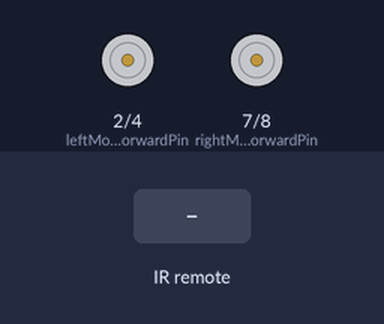
This sketch was run on a simulated Arduino Uno, built with avr-gcc and run on an emulated ATmega328P. Parts: motor-driver pin pairs drawn as motors (green arrow = first pin HIGH = forward, orange = second pin HIGH = backward, longer = more drive, scaled by the enable pin). The inputs (shaded band) are chosen by the test bench. What the sketch prints to the serial monitor is not drawn.

Above: at 1.2 s.
1.3 s: infrared code 0xFF18E7 received
At 1.7 s:
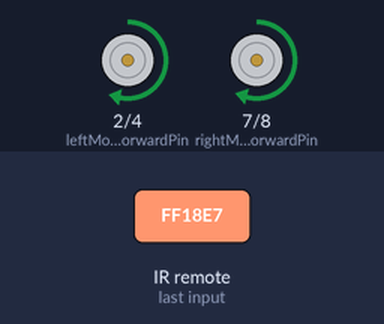
3.6 s: infrared code 0xFF10EF received
At 4.0 s:
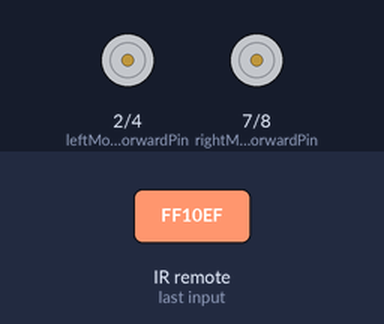
5.1 s: infrared code 0xFF5AA5 received
At 6.3 s:
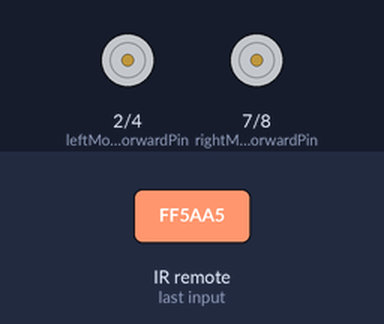
6.6 s: infrared code 0xFF4AB5 received
At 6.9 s:
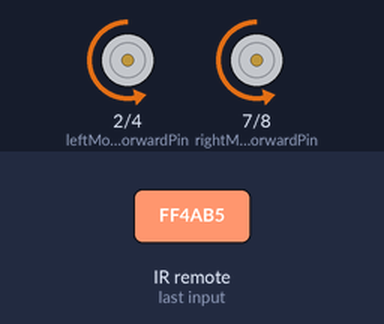
9.1 s: infrared code 0xFF9867 received
At 9.4 s:
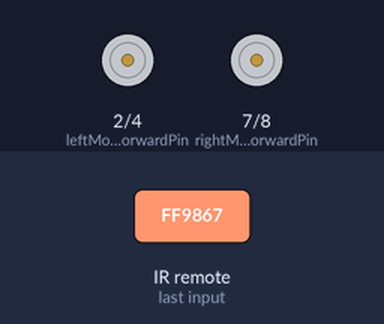
Timing chart, 0 to 11.6 s (numbered marks = the images above; inputs shaded):
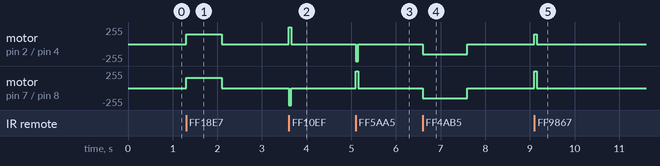

The sketch:

Task1_V1.ino
```cpp
#include <Robojax_L298N_DC_motor.h>
#include "IRremote.h"

int receiver = 11;

// motor 2
int leftMotorForwardPin = 2;
int leftMotorBackwardPin = 4;
int leftMotorSpeedControl = 5;

// motor 1
int rightMotorForwardPin = 7;
int rightMotorBackwardPin = 8;
int rightMotorSpeedControl = 9;

int direction = 5; //0 - forward, 1 - backward, 2 - right, 3 - left

IRrecv irrecv(receiver);
decode_results results;

void setup() {
  pinMode(leftMotorSpeedControl, OUTPUT);
  pinMode(leftMotorForwardPin, OUTPUT);
  pinMode(leftMotorBackwardPin, OUTPUT);
  pinMode(rightMotorSpeedControl, OUTPUT);
  pinMode(rightMotorForwardPin, OUTPUT);
  pinMode(rightMotorBackwardPin, OUTPUT);

//  digitalWrite(leftMotorSpeedControl, HIGH);
//  digitalWrite(rightMotorSpeedControl, HIGH);
  Serial.begin(115200);
  irrecv.enableIRIn();
}

void loop() {

  if(irrecv.decode(&results)) {
    switch(results.value) {
      case 0xFF18E7: goStraight(); Serial.print("straight"); break;
      case 0xFF10EF: rotateRight();  Serial.print("right"); break;
      case 0xFF5AA5: rotateLeft();  Serial.print("left"); break;
      case 0xFF4AB5: goBackward();  Serial.print("backward"); break;
      case 0xFFFFFFFF: movePreviousDirection(); break;
      case 0xFF9867: goStraightMicro(); break;
      case 0xFF38C7: brake(); break;
    }
    irrecv.resume();
  }
}

void goStraight() {
  analogWrite(leftMotorSpeedControl, 150);
  analogWrite(rightMotorSpeedControl, 155);
  digitalWrite(leftMotorBackwardPin, LOW);
  digitalWrite(rightMotorBackwardPin, LOW);
  digitalWrite(rightMotorForwardPin, HIGH);
  digitalWrite(leftMotorForwardPin, HIGH);
  delay(800);
  brake();
  direction = 5;
}

void goStraightMicro() {
  analogWrite(leftMotorSpeedControl, 150);
  analogWrite(rightMotorSpeedControl, 255);
  digitalWrite(leftMotorBackwardPin, LOW);
  digitalWrite(rightMotorBackwardPin, LOW);
  digitalWrite(rightMotorForwardPin, HIGH);
  digitalWrite(leftMotorForwardPin, HIGH);
  delay(50);
  brake();
  direction = 6;
}

void rotateLeft() {
  analogWrite(leftMotorSpeedControl, 255);
  analogWrite(rightMotorSpeedControl, 255);
  digitalWrite(rightMotorForwardPin, HIGH);
  digitalWrite(leftMotorForwardPin, LOW);
  digitalWrite(rightMotorBackwardPin, LOW);
  digitalWrite(leftMotorBackwardPin, HIGH);
  delay(50);
  brake();
  direction = 3;

}

void rotateRight() {
  analogWrite(leftMotorSpeedControl, 255);
  analogWrite(rightMotorSpeedControl, 255);
  digitalWrite(leftMotorForwardPin, HIGH);
  digitalWrite(leftMotorBackwardPin, LOW);
  digitalWrite(rightMotorForwardPin, LOW);
  digitalWrite(rightMotorBackwardPin, HIGH);
  delay(50);
  brake();
  direction = 2;

}

void goBackward() {
  analogWrite(leftMotorSpeedControl, 150);
  analogWrite(rightMotorSpeedControl, 150);
  digitalWrite(leftMotorForwardPin, LOW);
  digitalWrite(leftMotorBackwardPin, HIGH);
  digitalWrite(rightMotorForwardPin, LOW);
  digitalWrite(rightMotorBackwardPin, HIGH);
  delay(1000);
  brake();
  direction = 1;

}

void brake() {
  digitalWrite(leftMotorForwardPin, LOW);
  digitalWrite(leftMotorBackwardPin, LOW);
  digitalWrite(rightMotorForwardPin, LOW);
  digitalWrite(rightMotorBackwardPin, LOW);
}

void turnRight90() {
  rotateRight();
  delay(240);
  brake();
}

void movePreviousDirection() {
  if(direction == 5) {
    goStraight();
  }else if(direction == 1) {
    goBackward();
  }else if(direction == 2) {
    rotateRight();
  }else if(direction == 3) {
    rotateLeft();
  }else if(direction == 6) {
    goStraightMicro();
  }else {
    brake();
   }
}
```

Measured:
- after the input at 1.3 s, motor on pin 2 (leftMotorForwardPin) / pin 4 (leftMotorBackwardPin): stopped → forward 150/255 at once, → stopped 0.80 s later; motor on pin 7 (rightMotorForwardPin) / pin 8 (rightMotorBackwardPin): stopped → forward 155/255 at once, → stopped 0.80 s later
- after the input at 3.6 s, motor on pin 2 (leftMotorForwardPin) / pin 4 (leftMotorBackwardPin): stopped → forward 255/255 at once, → stopped 0.05 s later; motor on pin 7 (rightMotorForwardPin) / pin 8 (rightMotorBackwardPin): stopped → backward 255/255 at once, → stopped 0.05 s later
- after the input at 5.1 s, motor on pin 2 (leftMotorForwardPin) / pin 4 (leftMotorBackwardPin): stopped → backward 255/255 at once, → stopped 0.05 s later; motor on pin 7 (rightMotorForwardPin) / pin 8 (rightMotorBackwardPin): stopped → forward 255/255 at once, → stopped 0.05 s later
- after the input at 6.6 s, motor on pin 2 (leftMotorForwardPin) / pin 4 (leftMotorBackwardPin), motor on pin 7 (rightMotorForwardPin) / pin 8 (rightMotorBackwardPin): stopped → backward 150/255 at once, → stopped 1.0 s later
- after the input at 9.1 s, motor on pin 2 (leftMotorForwardPin) / pin 4 (leftMotorBackwardPin): stopped → forward 150/255 at once, → stopped 0.05 s later; motor on pin 7 (rightMotorForwardPin) / pin 8 (rightMotorBackwardPin): stopped → forward 255/255 at once, → stopped 0.05 s later
